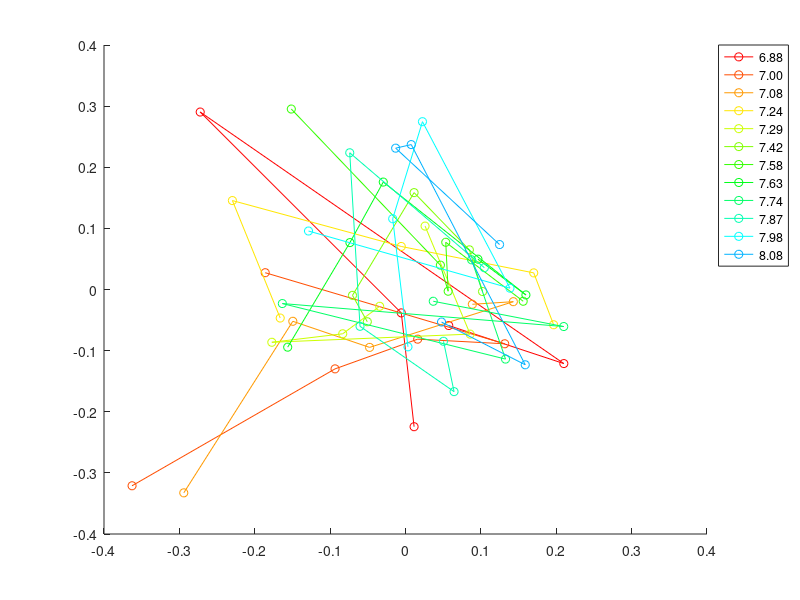
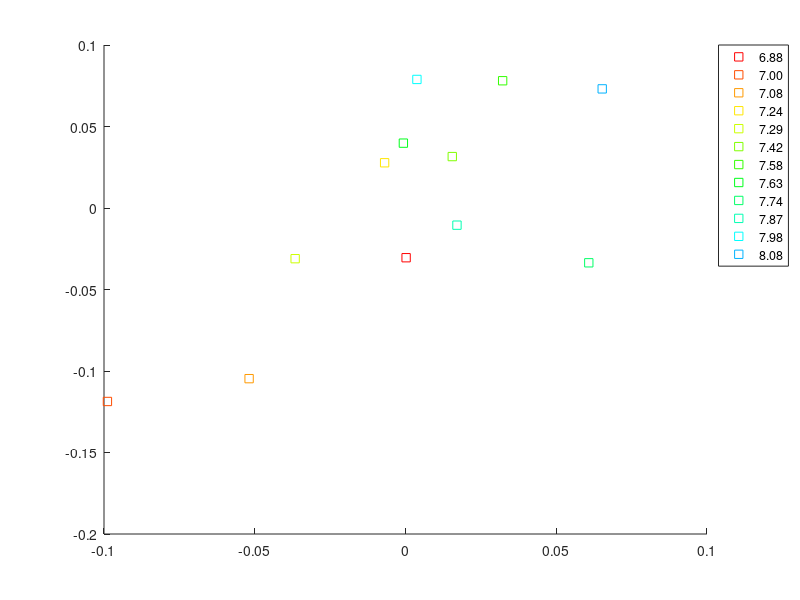
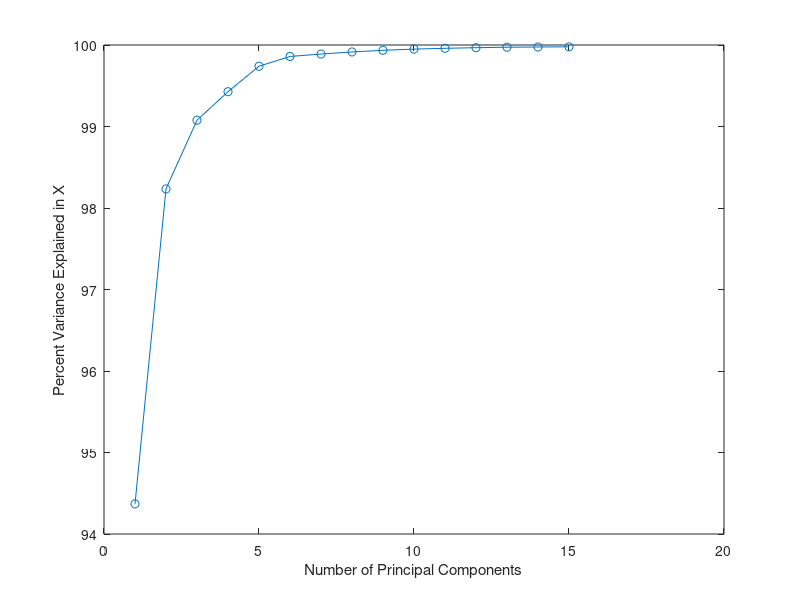
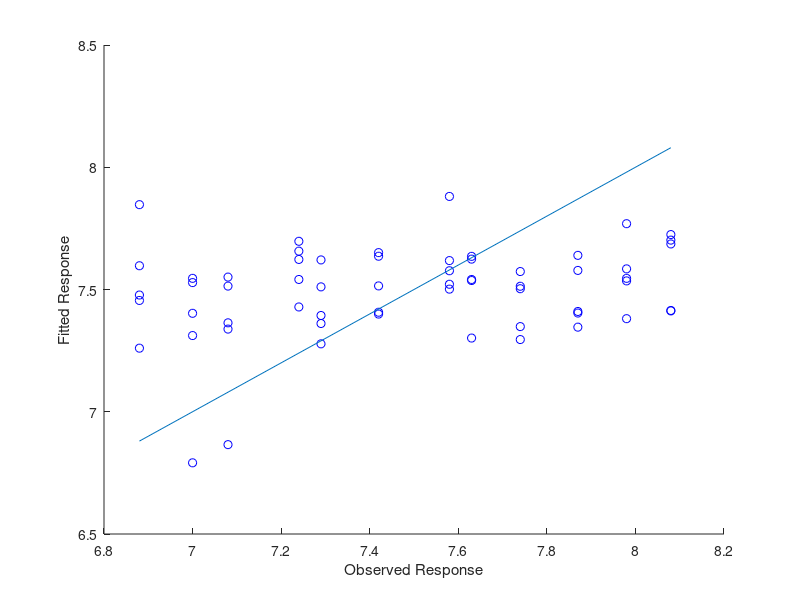

These charts were generated, in order, by the following MATLAB code:
clear; close all; clc

nlevels = 12;
nreps = 5;

%% Virtualization
fprintf('Visualizing dataset for PLS.\n\n');
cc = hsv(20);
load samples_chip1_new;
load pH2;

featurenum = size(X, 1);

X = X';
sumup = X(:,22);
X = bsxfun(@rdivide,X,sumup);
[n,m] = size(X);
[~,~,Xscores,~,~,PLSPctVar] = plsregress(X,pH);

figure('name', 'PLS');
hold on;
pHindex = zeros(nlevels, 1);
for i = 0:nlevels - 1
    plot(Xscores(i*nreps+1:i*nreps+nreps,1), Xscores(i*nreps+1:i*nreps+nreps,2), 'o-', 'color', cc(i+1,:));
    pHindex(i + 1) = i * nreps + 1;
end

legendCell = cellstr(num2str(pH(pHindex), '%.2f'));
legend(legendCell, 'Location', 'BestOutside');
hold off;

figure('name', 'PLS');
hold on;
for i = 0:nlevels - 1
    plot(mean(Xscores(i*nreps+1:i*nreps+nreps,1)), mean(Xscores(i*nreps+1:i*nreps+nreps,2)), 's', 'color', cc(i+1,:));
end
legend(legendCell, 'Location', 'BestOutside');
hold off;

fprintf('Program paused. Press enter to continue.\n\n');
pause;

%% Explaination
fprintf('Plotting the explanation of PLS.\n\n');
figure('name', 'Explain');
plot(1:15, 100*cumsum(PLSPctVar(1,1:15)),'o-');
xlabel('Number of Principal Components');
ylabel('Percent Variance Explained in X');
fprintf('Program paused. Press enter to continue.\n\n');
pause;

%% Evaluation
% Divide dataset into training set and testing set and evaluate the model.
fprintf('Divide dataset into train set and test set and evaluate the model.\n\n');
load index;

compcnt = 15;
v = zeros(compcnt*nreps, featurenum);

for k = 1:compcnt
    tot = 0;
    
    figure('name', num2str(2*k, 'PLSR with %d Components'));
    hold on;

	for i = 1:nreps
        test = (indices == i); train = ~test;
        Xtrain = X(train,:);
        pHtrain = pH(train);
        Xtest = X(test,:);
        pHtest = pH(test);
   
        [Xloadings,Yloadings,Xscores,Yscores,betaPLS,PLSPctVar] = plsregress(Xtrain,pHtrain,2*k);
        
        v((k-1)*nreps+i, :) = betaPLS(2:featurenum+1,:)';
        
        yfitPLS = [ones(size(Xtest,1),1) Xtest]*betaPLS;
        plot(pHtest,yfitPLS,'bo');
        xlabel('Observed Response');
        ylabel('Fitted Response');
    
        SMSE = (sum((yfitPLS - pHtest) .^ 2) / sum((pHtest - mean(pHtest)) .^ 2)) / nlevels;
        tot = tot + SMSE;
    end
    lx = [min(pHtest) max(pHtest)];
    ly = lx;
    plot(lx, ly);
    hold off;

    fprintf('The average of standardized mean squared error with %d components is %f\n', 2*k, tot / nreps);
end

figure('name', 'figure for v');
[PCALoadings,PCAScores,PCAVar] = pca(v);
hold on;
for i = 0:compcnt - 1
    plot(PCAScores(i*nreps+1:i*nreps+nreps,1), PCAScores(i*nreps+1:i*nreps+nreps,2), 's-', 'color', cc(i+1,:));
end

legendCell = cellstr(num2str(((1:5)*2)', '%d components'));
legend(legendCell, 'Location', 'BestOutside');
hold off;